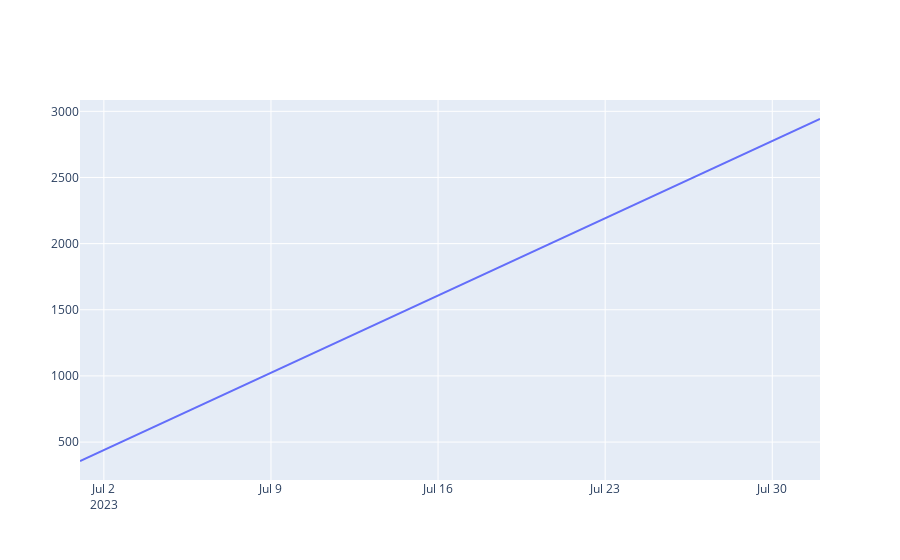

The notebook cell saved with this chart:
### Code cell
monthly_counts = df.groupby(df['date'].dt.to_period("M")).size()

fig = go.Figure(data=[go.Scatter(x=monthly_counts.index.astype(str),
                                 y=monthly_counts.values,
                                 mode='lines')])

fig.show()

### Figure 1 — Plotly figure (JSON) as saved in the notebook; plotly's stock layout.template omitted (floating-point values rounded to 4 significant figures)
{"data": [{"mode": "lines", "type": "scatter", "x": ["2023-07", "2023-08"], "y": [357, 2942]}], "layout": {"autosize": true, "xaxis": {"autorange": true, "range": ["2023-07-01", "2023-08-01"], "type": "date"}, "yaxis": {"autorange": true, "range": [213.4, 3086.0], "type": "linear"}}}
